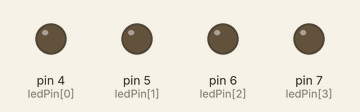
This sketch was run on a simulated Arduino Uno, built with avr-gcc and run on an emulated ATmega328P. Parts: output pins drawn as LEDs (lit = HIGH).

Above: at 0.5 s.
At 2.5 s:
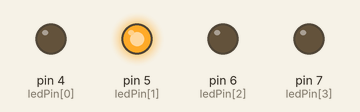
At 4.5 s:
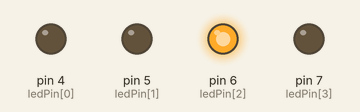
At 9.5 s:
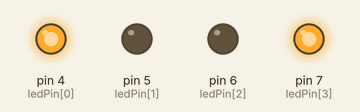
At 14.5 s:
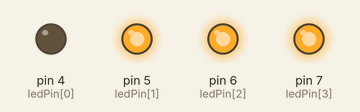
At 19.5 s:
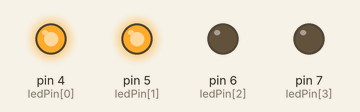
Timing chart, 0 to 20.8 s (numbered marks = the images above):
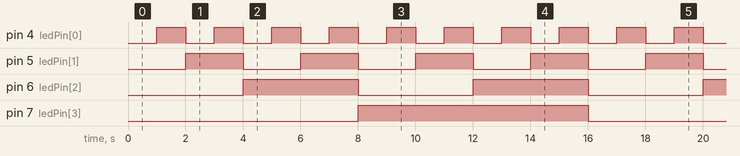

The sketch:

led_patterns.ino
```cpp
int ledPin[] = {4,5,6,7};

void setup()
{
  for (int i =0;i<4;i++)
  {
    pinMode(ledPin[i], OUTPUT);
  }
}

void loop()
{
  byte nums[] = {0, 1,2, 3, 4, 5,6,7,8,9,10,11,12,13,14,15};
  for (byte i = 0; i<16;i++)
  {
    displayBinary(nums[i]);
    delay(1000);
  }
}

void displayBinary(byte numToShow)
{
  for (int i =0;i<4;i++)
  {
    if (bitRead(numToShow, i)==1)
    {
      digitalWrite(ledPin[i], HIGH);
    }
    else
    {
      digitalWrite(ledPin[i], LOW);
    }
  }
}
```

Measured:
- by itself, pin 4 (ledPin[0]): alternates HIGH for 1.0 s and LOW for 1.0 s
- by itself, pin 5 (ledPin[1]): alternates HIGH for 2.0 s and LOW for 2.0 s
- by itself, pin 6 (ledPin[2]): alternates HIGH for 4.0 s and LOW for 4.0 s
- by itself, pin 7 (ledPin[3]): alternates HIGH for 8.0 s and LOW for 8.0 s
